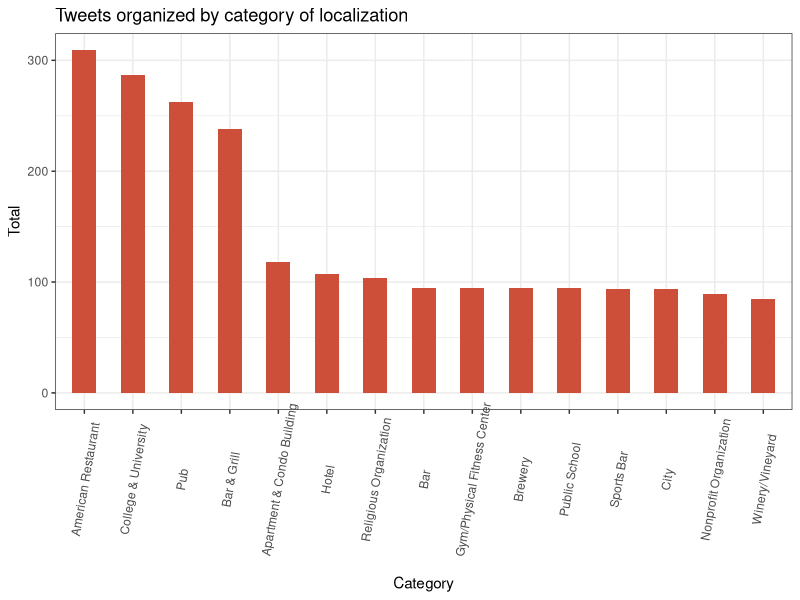

Reproduce this figure in R.
library(ggplot2)
theme_set(theme_bw())

df <- read.csv("visualizations/location_q1.csv")
df$Category <- factor(df$Categoria, levels = df$Categoria)  # to retain the order in plot.

head(df, 20)

# Draw plot
ggplot(head(df, 15), aes(x=Category, y=Total)) + 
  geom_bar(stat="identity", width=.5, fill="tomato3") + 
  labs(title="Tweets organized by category of localization") + 
  theme(axis.text.x = element_text(angle=80, vjust=0.6))
